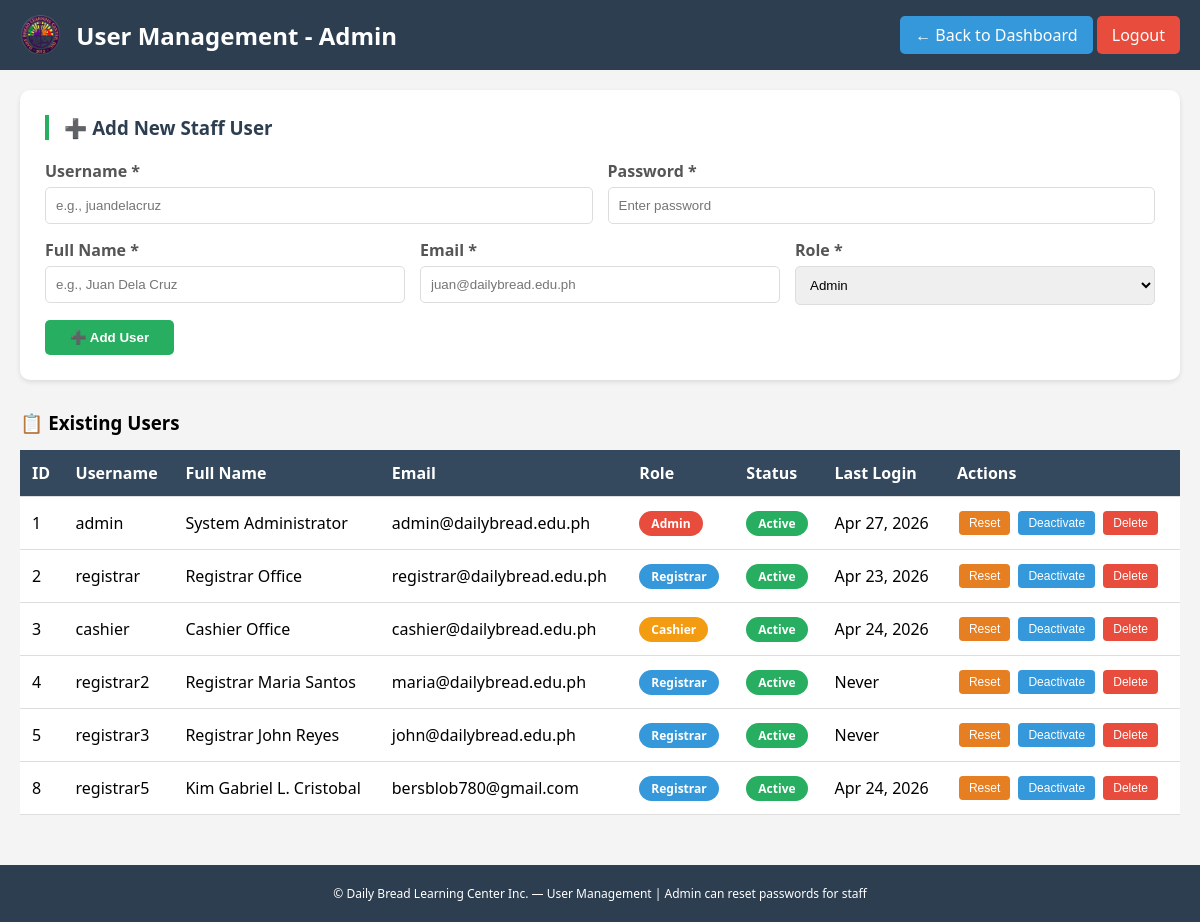
The page /manage_users.php (signed in) on the database its author committed.
### tables this page shows
CREATE TABLE `users` (
  `user_id` int(11) NOT NULL AUTO_INCREMENT,
  `username` varchar(50) NOT NULL,
  `password_hash` varchar(255) NOT NULL,
  `full_name` varchar(100) NOT NULL,
  `email` varchar(100) NOT NULL,
  `role` enum('admin','registrar','cashier','staff') NOT NULL,
  `last_login` datetime DEFAULT NULL,
  `is_active` tinyint(4) DEFAULT 1,
  `created_at` timestamp NOT NULL DEFAULT current_timestamp(),
  `reset_token` varchar(100) DEFAULT NULL,
  `reset_expires` datetime DEFAULT NULL,
  PRIMARY KEY (`user_id`),
  UNIQUE KEY `username` (`username`)
);

### manage_users.php (the view, shortened to what this page needs)
<?php
require_once 'db_connection.php';
$stmt = $pdo->query("SELECT * FROM users ORDER BY user_id ASC");
$users = $stmt->fetchAll(PDO::FETCH_ASSOC);
?>
<!DOCTYPE html>
<html lang="en">
<head>
</head>
<body>
<div class="header">
    <div class="header-left">
        <img src="images/logo.png" alt="Logo">
        <h2>User Management - Admin</h2>
    </div>
    <div>
        <a href="admin_dashboard.php" class="back-btn">← Back to Dashboard</a>
        <a href="logout.php" class="logout-btn">Logout</a>
    </div>
</div>
<div class="container">
    <div class="form-card">
        <h3>➕ Add New Staff User</h3>
        <form method="POST">
            <div class="form-row">
                <div class="form-group">
                    <label>Username *</label>
                    <input type="text" name="username" required placeholder="e.g., juandelacruz">
                </div>
                <div class="form-group">
                    <label>Password *</label>
                    <input type="text" name="password" required placeholder="Enter password">
                </div>
            </div>
            <div class="form-row">
                <div class="form-group">
                    <label>Full Name *</label>
                    <input type="text" name="full_name" required placeholder="e.g., Juan Dela Cruz">
                </div>
                <div class="form-group">
                    <label>Email *</label>
                    <input type="email" name="email" required placeholder="juan@dailybread.edu.ph">
                </div>
                <div class="form-group">
                    <label>Role *</label>
                    <select name="role" required>
                        <option value="admin">Admin</option>
                    </select>
                </div>
            </div>
            <button type="submit" name="add_user" class="btn-primary">➕ Add User</button>
        </form>
    </div>
    <h3 style="margin-bottom: 15px;">📋 Existing Users</h3>
    <div style="overflow-x: auto;">
        <table class="user-table">
            <thead>
                <tr><th>ID</th><th>Username</th><th>Full Name</th><th>Email</th><th>Role</th><th>Status</th><th>Last Login</th><th>Actions</th></tr>
            </thead>
            <tbody>
                <?php foreach($users as $u): ?>
                <tr>
                    <td><?php echo $u['user_id']; ?></td>
                    <td><?php echo htmlspecialchars($u['username']); ?></td>
                    <td><?php echo htmlspecialchars($u['full_name']); ?></td>
                    <td><?php echo htmlspecialchars($u['email']); ?></td>
                    <td><span class="badge badge-<?php echo $u['role']; ?>"><?php echo ucfirst($u['role']); ?></span></td>
                    <td><span class="badge <?php echo $u['is_active'] ? 'badge-active' : 'badge-inactive'; ?>"><?php echo $u['is_active'] ? 'Active' : 'Inactive'; ?></span></td>
                    <td><?php echo $u['last_login'] ? date('M d, Y', strtotime($u['last_login'])) : 'Never'; ?></td>
                    <td>
                        <button class="btn-sm btn-reset" onclick="openResetModal(<?php echo $u['user_id']; ?>, '<?php echo htmlspecialchars($u['username']); ?>')">Reset</button>
                        <form method="POST" style="display: inline-block;">
                            <button type="submit" name="toggle_status" class="btn-sm btn-toggle"><?php echo $u['is_active'] ? 'Deactivate' : 'Activate'; ?></button>
                        </form>
                        <form method="POST" style="display: inline-block;" onsubmit="return confirm('Delete this user?');">
                            <button type="submit" name="delete_user" class="btn-sm btn-delete">Delete</button>
                        </form>
                    </td>
                </tr>
                <?php endforeach; ?>
            </tbody>
        </table>
    </div>
</div>
<div class="footer">
    <p>© Daily Bread Learning Center Inc. — User Management | Admin can reset passwords for staff</p>
</div>
</body>
</html>

### manage_users.php (style rules this page uses)
* { margin: 0; padding: 0; box-sizing: border-box; }
body { font-family: 'Segoe UI', sans-serif; background: #f4f4f4; }
.header { background: #2c3e50; color: white; padding: 15px 20px; display: flex; justify-content: space-between; align-items: center; flex-wrap: wrap; gap: 15px; }
.header-left { display: flex; align-items: center; gap: 15px; }
.header-left img { height: 40px; }
.back-btn, .logout-btn { padding: 8px 15px; text-decoration: none; border-radius: 5px; }
.back-btn { background: #3498db; color: white; }
.logout-btn { background: #e74c3c; color: white; }
.container { padding: 20px; max-width: 1200px; margin: auto; }
.form-card { background: white; padding: 25px; border-radius: 10px; margin-bottom: 30px; box-shadow: 0 2px 5px rgba(0,0,0,0.1); }
.form-card h3 { color: #2c3e50; margin-bottom: 20px; border-left: 4px solid #27ae60; padding-left: 15px; }
.form-row { display: flex; gap: 15px; flex-wrap: wrap; margin-bottom: 15px; }
.form-group { flex: 1; min-width: 180px; }
.form-group label { display: block; margin-bottom: 5px; font-weight: 600; color: #555; }
.form-group input, .form-group select { width: 100%; padding: 10px; border: 1px solid #ddd; border-radius: 5px; }
.btn-primary { background: #27ae60; color: white; border: none; padding: 10px 25px; border-radius: 5px; cursor: pointer; font-weight: bold; }
.user-table { width: 100%; background: white; border-collapse: collapse; box-shadow: 0 2px 5px rgba(0,0,0,0.1); }
.user-table th, .user-table td { padding: 12px; text-align: left; border-bottom: 1px solid #ddd; }
.user-table th { background: #34495e; color: white; }
.badge { padding: 4px 12px; border-radius: 20px; font-size: 12px; font-weight: bold; display: inline-block; }
.badge-active { background: #27ae60; color: white; }
.badge-admin { background: #e74c3c; color: white; }
.badge-registrar { background: #3498db; color: white; }
.badge-cashier { background: #f39c12; color: white; }
.btn-sm { padding: 5px 10px; border: none; border-radius: 4px; cursor: pointer; font-size: 12px; margin: 2px; }
.btn-reset { background: #e67e22; color: white; }
.btn-delete { background: #e74c3c; color: white; }
.btn-toggle { background: #3498db; color: white; }
.footer { background: #2c3e50; color: white; text-align: center; padding: 20px; font-size: 12px; margin-top: 30px; }

### rows shown on the page
users: user_id "1", username "admin", full_name "System Administrator", email "admin@dailybread.edu.ph", role "Admin", is_active "Active", last_login "Apr 27, 2026"
users: user_id "2", username "registrar", full_name "Registrar Office", email "registrar@dailybread.edu.ph", role "Registrar", is_active "Active", last_login "Apr 23, 2026"
users: user_id "3", username "cashier", full_name "Cashier Office", email "cashier@dailybread.edu.ph", role "Cashier", is_active "Active", last_login "Apr 24, 2026"
users: user_id "4", username "registrar2", full_name "Registrar Maria Santos", email "maria@dailybread.edu.ph", role "Registrar", is_active "Active", shows "Never"
users: user_id "5", username "registrar3", full_name "Registrar John Reyes", email "john@dailybread.edu.ph", role "Registrar", is_active "Active", shows "Never"
users: user_id "8", username "registrar5", full_name "Kim Gabriel L. Cristobal", email "bersblob780@gmail.com", role "Registrar", is_active "Active", last_login "Apr 24, 2026"
